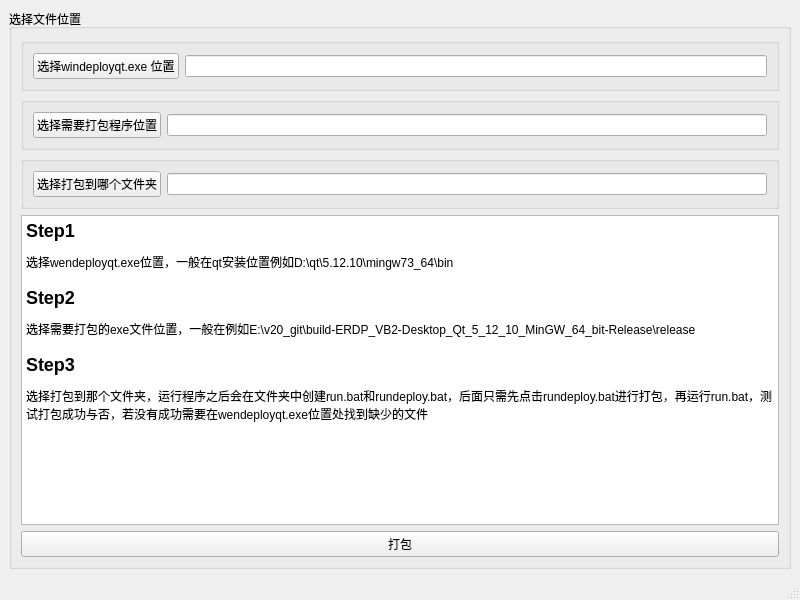
<?xml version="1.0" encoding="UTF-8"?>
<ui version="4.0">
 <class>SetPath</class>
 <widget class="QMainWindow" name="SetPath">
  <property name="geometry">
   <rect>
    <x>0</x>
    <y>0</y>
    <width>800</width>
    <height>600</height>
   </rect>
  </property>
  <property name="windowTitle">
   <string>SetPath</string>
  </property>
  <widget class="QWidget" name="centralwidget">
   <layout class="QHBoxLayout" name="horizontalLayout_4">
    <item>
     <widget class="QGroupBox" name="groupBox">
      <property name="title">
       <string>选择文件位置</string>
      </property>
      <layout class="QVBoxLayout" name="verticalLayout">
       <item>
        <widget class="QGroupBox" name="groupBox_2">
         <property name="title">
          <string/>
         </property>
         <layout class="QHBoxLayout" name="horizontalLayout">
          <item>
           <widget class="QPushButton" name="pushButton">
            <property name="text">
             <string>选择windeployqt.exe 位置</string>
            </property>
           </widget>
          </item>
          <item>
           <widget class="QLineEdit" name="lineEdit"/>
          </item>
         </layout>
        </widget>
       </item>
       <item>
        <widget class="QGroupBox" name="groupBox_3">
         <property name="title">
          <string/>
         </property>
         <layout class="QHBoxLayout" name="horizontalLayout_2">
          <item>
           <widget class="QPushButton" name="pushButton_2">
            <property name="text">
             <string>选择需要打包程序位置</string>
            </property>
           </widget>
          </item>
          <item>
           <widget class="QLineEdit" name="lineEdit_2"/>
          </item>
         </layout>
        </widget>
       </item>
       <item>
        <widget class="QGroupBox" name="groupBox_4">
         <property name="title">
          <string/>
         </property>
         <layout class="QHBoxLayout" name="horizontalLayout_3">
          <item>
           <widget class="QPushButton" name="pushButton_3">
            <property name="text">
             <string>选择打包到哪个文件夹</string>
            </property>
           </widget>
          </item>
          <item>
           <widget class="QLineEdit" name="lineEdit_3"/>
          </item>
         </layout>
        </widget>
       </item>
       <item>
        <widget class="QTextEdit" name="textEdit">
         <property name="readOnly">
          <bool>true</bool>
         </property>
         <property name="html">
          <string>&lt;!DOCTYPE HTML PUBLIC &quot;-//W3C//DTD HTML 4.0//EN&quot; &quot;http://www.w3.org/TR/REC-html40/strict.dtd&quot;&gt;
&lt;html&gt;&lt;head&gt;&lt;meta name=&quot;qrichtext&quot; content=&quot;1&quot; /&gt;&lt;style type=&quot;text/css&quot;&gt;
p, li { white-space: pre-wrap; }
&lt;/style&gt;&lt;/head&gt;&lt;body style=&quot; font-family:'SimSun'; font-size:9pt; font-weight:400; font-style:normal;&quot;&gt;
&lt;h2 style=&quot; margin-top:16px; margin-bottom:12px; margin-left:0px; margin-right:0px; -qt-block-indent:0; text-indent:0px;&quot;&gt;&lt;span style=&quot; font-size:x-large; font-weight:600;&quot;&gt;Step1&lt;/span&gt;&lt;/h2&gt;
&lt;p style=&quot; margin-top:12px; margin-bottom:12px; margin-left:0px; margin-right:0px; -qt-block-indent:0; text-indent:0px;&quot;&gt;选择wendeployqt.exe位置，一般在qt安装位置例如&lt;span style=&quot; font-family:'Courier New';&quot;&gt;D:\qt\5.12.10\mingw73_64\bin&lt;/span&gt;&lt;/p&gt;
&lt;h2 style=&quot; margin-top:16px; margin-bottom:12px; margin-left:0px; margin-right:0px; -qt-block-indent:0; text-indent:0px;&quot;&gt;&lt;span style=&quot; font-size:x-large; font-weight:600;&quot;&gt;Step2&lt;/span&gt;&lt;/h2&gt;
&lt;p style=&quot; margin-top:12px; margin-bottom:12px; margin-left:0px; margin-right:0px; -qt-block-indent:0; text-indent:0px;&quot;&gt;选择需要打包的exe文件位置，一般在例如&lt;span style=&quot; font-family:'Courier New';&quot;&gt;E:\v20_git\build-ERDP_VB2-Desktop_Qt_5_12_10_MinGW_64_bit-Release\release&lt;/span&gt; &lt;/p&gt;
&lt;h2 style=&quot; margin-top:16px; margin-bottom:12px; margin-left:0px; margin-right:0px; -qt-block-indent:0; text-indent:0px;&quot;&gt;&lt;span style=&quot; font-size:x-large; font-weight:600;&quot;&gt;Step3&lt;/span&gt;&lt;/h2&gt;
&lt;p style=&quot; margin-top:12px; margin-bottom:12px; margin-left:0px; margin-right:0px; -qt-block-indent:0; text-indent:0px;&quot;&gt;选择打包到那个文件夹，运行程序之后会在文件夹中创建run.bat和rundeploy.bat，后面只需先点击rundeploy.bat进行打包，再运行run.bat，测试打包成功与否，若没有成功需要在wendeployqt.exe位置处找到缺少的文件&lt;/p&gt;
&lt;p style=&quot; margin-top:0px; margin-bottom:0px; margin-left:0px; margin-right:0px; -qt-block-indent:0; text-indent:0px;&quot;&gt;&lt;br /&gt;&lt;/p&gt;&lt;/body&gt;&lt;/html&gt;</string>
         </property>
        </widget>
       </item>
       <item>
        <widget class="QPushButton" name="pushButton_4">
         <property name="text">
          <string>打包</string>
         </property>
        </widget>
       </item>
      </layout>
     </widget>
    </item>
   </layout>
  </widget>
  <widget class="QMenuBar" name="menubar">
   <property name="geometry">
    <rect>
     <x>0</x>
     <y>0</y>
     <width>800</width>
     <height>23</height>
    </rect>
   </property>
  </widget>
  <widget class="QStatusBar" name="statusbar"/>
 </widget>
 <resources/>
 <connections/>
</ui>
